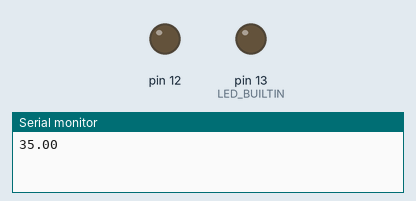
Recording of a sketch running on a simulated Arduino Uno, built with avr-gcc and run on an emulated ATmega328P. Shown: output pins drawn as LEDs (lit = HIGH), the last lines printed to the serial monitor.

Above: at 0.1 s.
At 126.1 s:
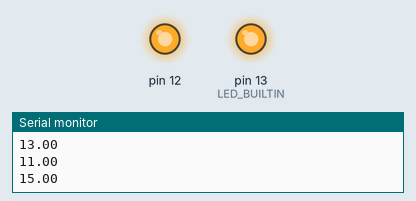
Timing chart, 0 to 127.7 s (numbered marks = the images above):
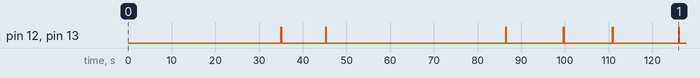

The sketch:

az-projection-arduino.ino
```cpp
// (licence header left out)
// PROJO 1
double timing_inputs[77] = {35,10,41,13,11,15,54,17,79,17,133,14,59,14,10,14,23,14,55,13,14,67,14,27,14,34,14,66,13,14,70,14,27,14,49,13,14,24,13,13,14,6,14,45,14,56,13,13,14,62,13,14,13,14,58,14,94,14,21,14,15,42,17,113,17,85,17,3,16,17,32,17,7,17,4,17,60};
int total_inputs = 77;

// PROJO 2
//double timing_inputs[54] = {35,10,29,13,23,15,54,17,79,17,178,17,164,17,69,22,65,22,30,22,235,17,204,16,22,113,22,31,22,12,17,50,17,70,17,23,21,17,23,22,7,17,85,17,3,16,17,32,17,7,17,4,17,60};
//int total_inputs = 54;

// PROJO 3
//double timing_inputs[60] = {35,10,53,12,15,14,36,25,35,36,67,36,56,36,106,21,36,58,36,14,22,65,22,30,22,29,22,4,36,50,22,309,21,22,57,35,22,10,21,22,2,22,20,17,18,17,75,35,22,4,35,22,12,22,5,35,36,60,22,124};
//int total_inputs = 60;

// PROJO 4
//double timing_inputs[50] = {35,10,17,13,35,15,14,36,25,35,36,67,36,56,36,127,36,58,36,14,22,65,22,30,22,55,36,381,22,78,35,22,31,22,44,17,18,17,75,35,22,4,35,22,39,35,36,145,26,35};
//int total_inputs = 50;

// PROJO 5 x
//double timing_inputs[85] = {35,10,5,13,47,14,10,11,29,11,10,11,64,11,10,11,21,11,39,11,18,11,52,11,12,11,73,11,84,11,34,11,35,11,7,11,27,11,40,12,4,11,110,11,16,11,83,11,81,9,10,4,11,28,11,9,11,88,11,31,11,16,11,9,11,118,10,11,20,11,39,11,75,11,145,11,45,11,5,11,73,11,15,21,35};
//int total_inputs = 85;

// PROJO 6 x
//double timing_inputs[52] = {35,10,6,11,13,35,15,91,20,107,20,20,20,100,20,17,20,269,20,72,20,52,20,47,20,173,20,19,20,37,20,32,20,142,20,9,20,115,20,15,14,76,20,172,20,4,20,15,20,11,16,35};
//int total_inputs = 52;

// PROJO 7 !
//double timing_inputs[97] = {35,10,53,12,15,91,20,107,20,20,20,100,20,17,19,16,97,16,34,16,43,15,16,17,19,16,57,20,7,16,29,19,16,6,16,10,20,43,11,4,16,20,16,63,19,16,4,20,2,16,19,20,32,20,44,16,29,16,6,16,15,20,9,20,2,16,10,16,19,16,4,16,16,20,15,14,31,16,29,19,16,21,16,59,16,20,16,9,20,4,20,15,20,11,16,35};
//int total_inputs = 97;

// PROJO 8 !
//double timing_inputs[29] = {35,10,29,13,23,15,14,28,129,28,9,28,926,28,118,28,44,28,54,28,85,28,153,28,4,28,93,28,123};
//int total_inputs = 29;

// PROJO 9 X
//double timing_inputs[82] = {35,10,41,13,11,15,14,28,129,28,88,13,14,26,13,11,33,13,14,10,13,14,60,14,12,14,36,14,27,14,34,14,38,14,40,14,85,13,14,36,14,45,14,4,13,14,19,14,17,14,84,14,115,14,58,14,68,14,12,14,1,14,6,14,11,28,4,14,14,87,14,10,14,33,14,11,14,21,14,22,14,157};
//int total_inputs = 82;

// PROJO 10 x
//double timing_inputs[11] = {35,10,5,13,47,15,562,421,1005,12,60};
//int total_inputs = 11;


// the setup function runs once when you press reset or power the board
void setup() {
  Serial.begin(9600);
  // initialize digital pin LED_BUILTIN as an output.
  // just to have a visual output
  pinMode(LED_BUILTIN, OUTPUT);
  pinMode(12,OUTPUT);
  digitalWrite(12, LOW);
  //int timing_inputs[79]
}

// the loop function runs over and over again forever
void loop() {

  for(int i = 0; i <= total_inputs; i++){
    Serial.println(timing_inputs[i]);
    delay(timing_inputs[i]*1000);
    digitalWrite(LED_BUILTIN, HIGH);
    digitalWrite(12, HIGH);
    delay(200);
    digitalWrite(LED_BUILTIN, LOW);
    digitalWrite(12, LOW);
  }
}
```

Measured:
- by itself, pin 12, pin 13 (LED_BUILTIN): LOW → HIGH at 35.0 s, → LOW 0.20 s later, → HIGH 10.0 s later, → LOW 0.20 s later, … (12 changes in this stretch)
